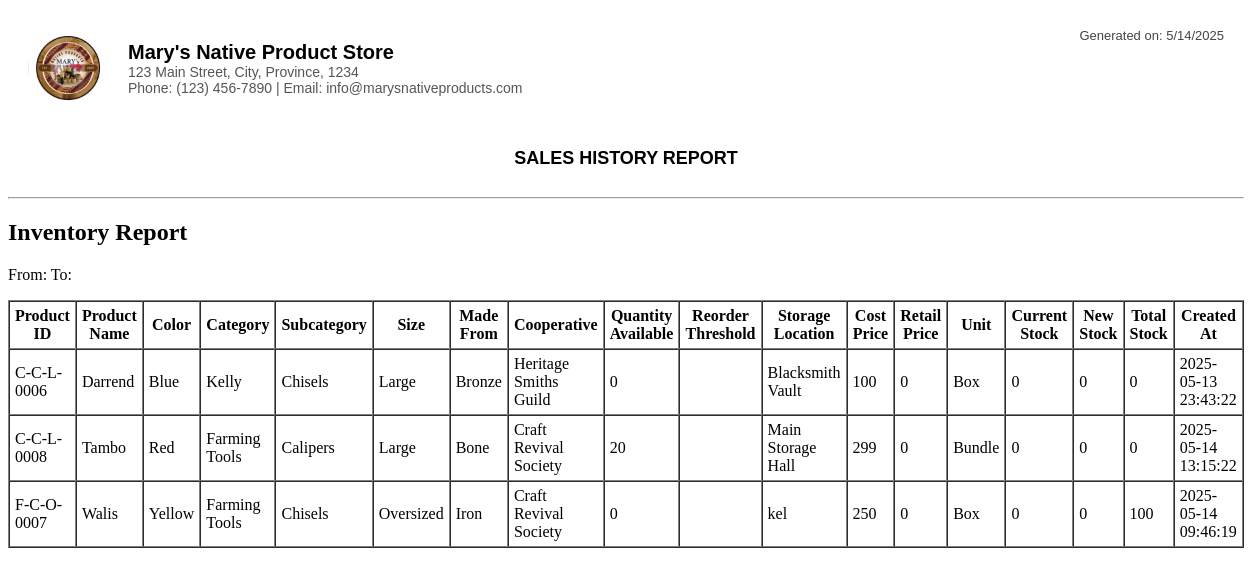
The app's page /reports/inventory_report.php (signed in), older data.
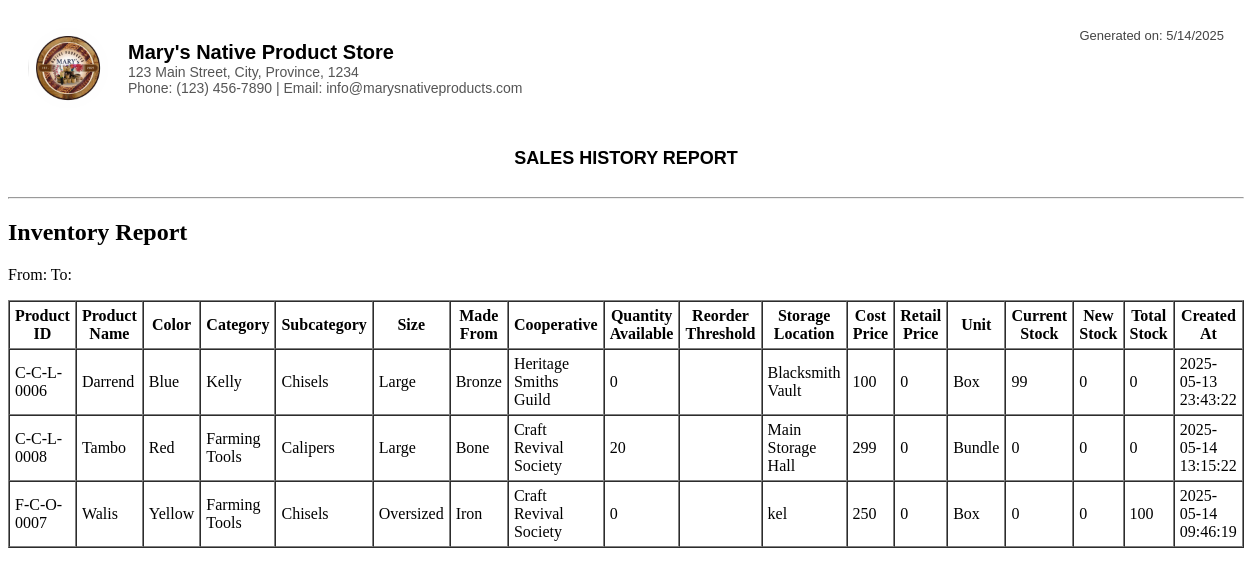
The same page, newer data.
### tables this page shows
CREATE TABLE `tblinventory` (
  `inventory_id` int(11) NOT NULL AUTO_INCREMENT,
  `product_id` varchar(128) DEFAULT '',
  `product_name` varchar(128) DEFAULT '',
  `color` varchar(128) DEFAULT '',
  `categoryid` int(11) DEFAULT 0,
  `subcategoryid` int(11) DEFAULT 0,
  `sizesid` int(11) DEFAULT 0,
  `madefromid` int(11) DEFAULT 0,
  `cooperativeid` int(11) DEFAULT 0,
  `qty_available` double DEFAULT 0,
  `reorder_threshold` varchar(128) DEFAULT '',
  `storageid` int(11) DEFAULT 0,
  `cost_price` double DEFAULT 0,
  `retail_price` double DEFAULT 0,
  `unitid` int(11) DEFAULT 0,
  `created_at` timestamp NOT NULL DEFAULT current_timestamp(),
  `current_stock` double DEFAULT 0,
  `current_stock_date` datetime DEFAULT NULL,
  `new_stock` double DEFAULT 0,
  `new_stock_date` datetime DEFAULT NULL,
  `total_stock` double DEFAULT 0,
  PRIMARY KEY (`inventory_id`)
);

CREATE TABLE `tblcategory` (
  `categoryid` int(11) NOT NULL AUTO_INCREMENT,
  `category` varchar(128) DEFAULT '',
  `is_archived` varchar(128) DEFAULT 'No',
  PRIMARY KEY (`categoryid`)
);

CREATE TABLE `tblsubcategory` (
  `subcategoryid` int(11) NOT NULL AUTO_INCREMENT,
  `subcategory` varchar(128) DEFAULT '',
  `is_archived` varchar(128) DEFAULT 'No',
  PRIMARY KEY (`subcategoryid`)
);

CREATE TABLE `tblsizes` (
  `sizesid` int(11) NOT NULL AUTO_INCREMENT,
  `size` varchar(128) DEFAULT '',
  `is_archived` varchar(128) DEFAULT 'No',
  PRIMARY KEY (`sizesid`)
);

CREATE TABLE `tblmadefrom` (
  `madefromid` int(11) NOT NULL AUTO_INCREMENT,
  `madefrom` varchar(128) DEFAULT '',
  `is_archived` varchar(128) DEFAULT 'No',
  PRIMARY KEY (`madefromid`)
);

CREATE TABLE `tblcooperative` (
  `cooperativeid` int(11) NOT NULL AUTO_INCREMENT,
  `cooperative` varchar(128) DEFAULT '',
  `is_archived` varchar(128) DEFAULT 'No',
  PRIMARY KEY (`cooperativeid`)
);

CREATE TABLE `tblstorage` (
  `storageid` int(11) NOT NULL AUTO_INCREMENT,
  `storage` varchar(128) DEFAULT '',
  `is_archived` varchar(128) DEFAULT 'No',
  PRIMARY KEY (`storageid`)
);

CREATE TABLE `tblunit` (
  `unitid` int(11) NOT NULL AUTO_INCREMENT,
  `unit` varchar(128) DEFAULT '',
  `is_archived` varchar(128) DEFAULT 'No',
  PRIMARY KEY (`unitid`)
);

### reports/inventory_report.php (the view, shortened to what this page needs)
<?php
include('../includes/init.php');
include('../header.php');
$from = isset($_GET['from3']) ? mysqli_real_escape_string($db_connection, $_GET['from3']) : '';
$to = isset($_GET['to3']) ? mysqli_real_escape_string($db_connection, $_GET['to3']) : '';
$query = "
    SELECT
        i.product_id,
        i.product_name,
        i.color,
        c.category,
        sc.subcategory,
        s.size,
        mf.madefrom,
        coop.cooperative,
        i.qty_available,
        i.reorder_threshold,
        st.storage,
        i.cost_price,
        i.retail_price,
        u.unit,
        i.current_stock,
        i.new_stock,
        i.total_stock,
        i.inventory_id,
        i.created_at
    FROM tblinventory i
    LEFT JOIN tblcategory c ON i.categoryid = c.categoryid
    LEFT JOIN tblsubcategory sc ON i.subcategoryid = sc.subcategoryid
    LEFT JOIN tblsizes s ON i.sizesid = s.sizesid
    LEFT JOIN tblmadefrom mf ON i.madefromid = mf.madefromid
    LEFT JOIN tblcooperative coop ON i.cooperativeid = coop.cooperativeid
    LEFT JOIN tblstorage st ON i.storageid = st.storageid
    LEFT JOIN tblunit u ON i.unitid = u.unitid
    WHERE 1
";
$query .= " ORDER BY i.product_name ASC";
$result = mysqli_query($db_connection, $query);
?>
<h2>Inventory Report</h2>
<p>From: <?php echo htmlspecialchars($from); ?> To: <?php echo htmlspecialchars($to); ?></p>
<table border="1" cellpadding="5" cellspacing="0">
    <thead>
        <tr>
            <th>Product ID</th>
            <th>Product Name</th>
            <th>Color</th>
            <th>Category</th>
            <th>Subcategory</th>
            <th>Size</th>
            <th>Made From</th>
            <th>Cooperative</th>
            <th>Quantity Available</th>
            <th>Reorder Threshold</th>
            <th>Storage Location</th>
            <th>Cost Price</th>
            <th>Retail Price</th>
            <th>Unit</th>
            <th>Current Stock</th>
            <th>New Stock</th>
            <th>Total Stock</th>
            <th>Created At</th>
        </tr>
    </thead>
    <tbody>
        <?php while ($row = mysqli_fetch_assoc($result)) : ?>
            <tr>
                <td><?= htmlspecialchars($row['product_id']); ?></td>
                <td><?= htmlspecialchars($row['product_name']); ?></td>
                <td><?= htmlspecialchars($row['color']); ?></td>
                <td><?= htmlspecialchars($row['category']); ?></td>
                <td><?= htmlspecialchars($row['subcategory']); ?></td>
                <td><?= htmlspecialchars($row['size']); ?></td>
                <td><?= htmlspecialchars($row['madefrom']); ?></td>
                <td><?= htmlspecialchars($row['cooperative']); ?></td>
                <td><?= htmlspecialchars($row['qty_available']); ?></td>
                <td><?= htmlspecialchars($row['reorder_threshold']); ?></td>
                <td><?= htmlspecialchars($row['storage']); ?></td>
                <td><?= htmlspecialchars($row['cost_price']); ?></td>
                <td><?= htmlspecialchars($row['retail_price']); ?></td>
                <td><?= htmlspecialchars($row['unit']); ?></td>
                <td><?= htmlspecialchars($row['current_stock']); ?></td>
                <td><?= htmlspecialchars($row['new_stock']); ?></td>
                <td><?= htmlspecialchars($row['total_stock']); ?></td>
                <td><?= htmlspecialchars($row['created_at']); ?></td>
            </tr>
        <?php endwhile; ?>
    </tbody>
</table>

Row changes from the older to the newer data that the page shows:
changed tblinventory "Darrend": current_stock "0" → "99"
